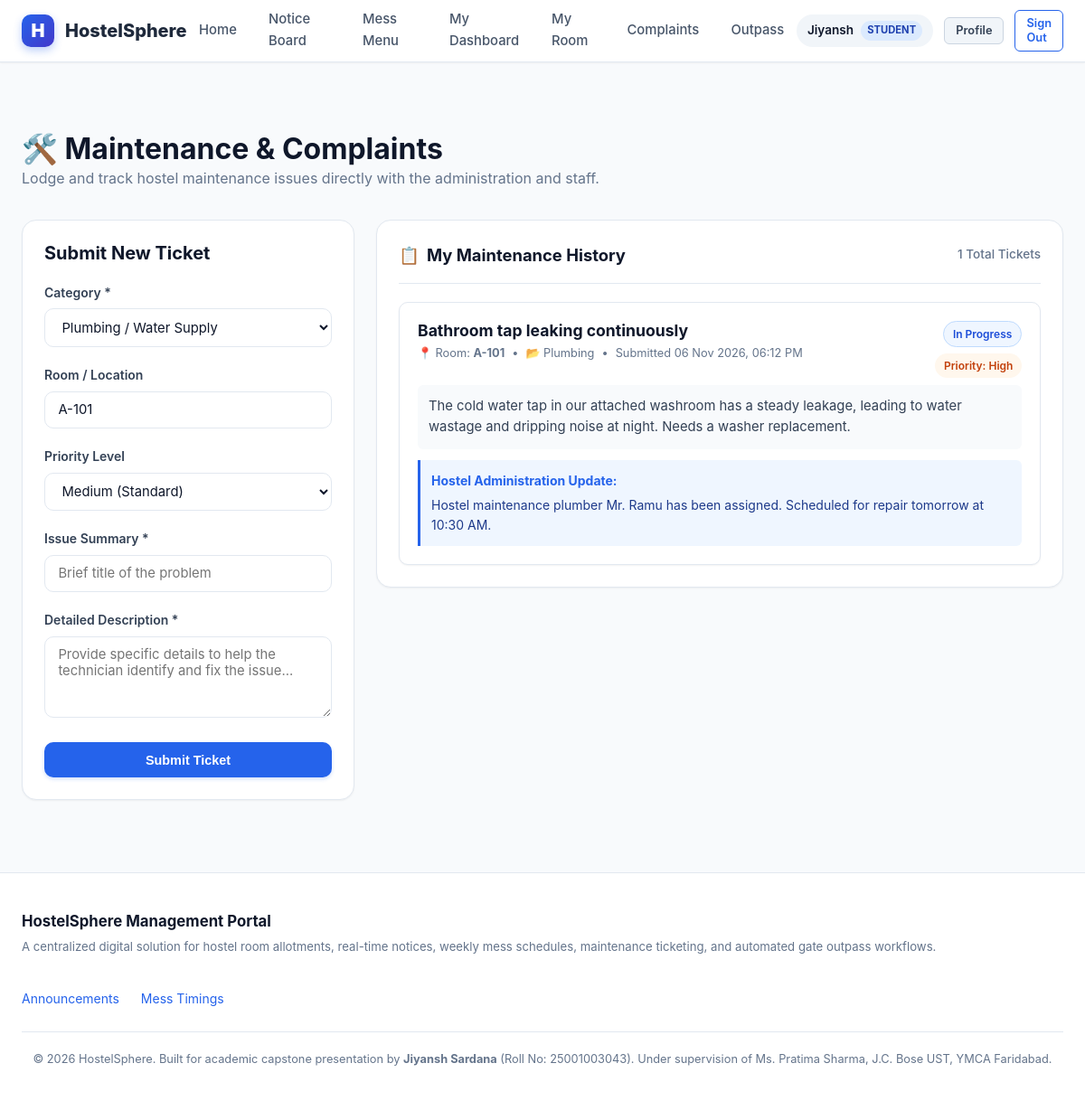
Page /student/complaints (signed in) on the committed database.
### tables this page shows
CREATE TABLE users (
    id INTEGER PRIMARY KEY AUTOINCREMENT,
    username TEXT UNIQUE NOT NULL,           -- Roll number for students or 'admin' for warden
    full_name TEXT NOT NULL,
    email TEXT UNIQUE NOT NULL,
    password_hash TEXT NOT NULL,
    role TEXT NOT NULL CHECK(role IN ('student', 'admin')),
    phone TEXT,
    guardian_name TEXT,
    guardian_phone TEXT,
    branch TEXT,                             -- e.g., 'Computer Engineering'
    semester INTEGER,                        -- e.g., 3
    gender TEXT CHECK(gender IN ('Male', 'Female', 'Other')),
    created_at TIMESTAMP DEFAULT CURRENT_TIMESTAMP
);

CREATE TABLE rooms (
    id INTEGER PRIMARY KEY AUTOINCREMENT,
    room_number TEXT UNIQUE NOT NULL,        -- e.g., 'A-101', 'B-204'
    block TEXT NOT NULL,                     -- e.g., 'Block A', 'Block B'
    floor INTEGER NOT NULL,                  -- e.g., 1, 2, 3
    capacity INTEGER NOT NULL DEFAULT 2,     -- Max bed capacity
    room_type TEXT DEFAULT 'Non-AC' CHECK(room_type IN ('AC', 'Non-AC')),
    monthly_rent REAL DEFAULT 4500.0,
    status TEXT DEFAULT 'Available' CHECK(status IN ('Available', 'Occupied', 'Maintenance')),
    description TEXT
);

CREATE TABLE complaints (
    id INTEGER PRIMARY KEY AUTOINCREMENT,
    user_id INTEGER NOT NULL,
    room_number TEXT,                        -- Room where maintenance is required
    category TEXT NOT NULL CHECK(category IN ('Plumbing', 'Electrical', 'WiFi', 'Furniture', 'Cleanliness', 'Other')),
    title TEXT NOT NULL,
    description TEXT NOT NULL,
    priority TEXT DEFAULT 'Medium' CHECK(priority IN ('Low', 'Medium', 'High', 'Urgent')),
    status TEXT DEFAULT 'Pending' CHECK(status IN ('Pending', 'In Progress', 'Resolved', 'Rejected')),
    admin_remarks TEXT,
    created_at TIMESTAMP DEFAULT CURRENT_TIMESTAMP,
    resolved_at TIMESTAMP,
    FOREIGN KEY (user_id) REFERENCES users(id) ON DELETE CASCADE
);

### app.py (the view, shortened to what this page needs)
@app.route('/student/complaints', methods=['GET', 'POST'])
@student_required
def student_complaints():
    user_id = session['user_id']
    user_room = query_db("""
        SELECT r.room_number
        FROM room_allotments ra
        JOIN rooms r ON ra.room_id = r.id
        WHERE ra.user_id = ? AND ra.status = 'Active'
    """, (user_id,), one=True)
    default_room = user_room['room_number'] if user_room else ''
    complaints_list = query_db("""
        SELECT * FROM complaints
        WHERE user_id = ?
        ORDER BY created_at DESC
    """, (user_id,))
    return render_template('complaints.html', complaints=complaints_list, default_room=default_room)

### app.py (called while the page is built)
@app.context_processor
def inject_globals():
    user = None
    if 'user_id' in session:
        user = query_db("SELECT * FROM users WHERE id = ?", (session['user_id'],), one=True)
    days = ['Monday', 'Tuesday', 'Wednesday', 'Thursday', 'Friday', 'Saturday', 'Sunday']
    today_name = datetime.datetime.now().strftime('%A')
    return {
        'current_user': user,
        'current_year': datetime.datetime.now().year,
        'days_of_week': days,
        'today_name': today_name
    }

@app.template_filter('format_datetime')
def format_datetime(value, format_str='%d %b %Y, %I:%M %p'):
    if not value:
        return 'N/A'
    for fmt in ('%Y-%m-%d %H:%M:%S', '%Y-%m-%dT%H:%M:%S', '%Y-%m-%d'):
        try:
            dt = datetime.datetime.strptime(str(value).split('.')[0], fmt)
            return dt.strftime(format_str)
        except ValueError:
            pass
    return str(value)

def student_required(f):
    @wraps(f)
    def decorated_function(*args, **kwargs):
        if 'user_id' not in session:
            flash("Student login required.", "warning")
            return redirect(url_for('login', next=request.path))
        if session.get('role') != 'student':
            flash("Access denied: Student account required.", "danger")
            return redirect(url_for('admin_dashboard'))
        return f(*args, **kwargs)
    return decorated_function

### database.py (called while the page is built)
def get_db():
    db = getattr(g, '_database', None)
    if db is None:
        db = g._database = sqlite3.connect(DATABASE)
        db.row_factory = sqlite3.Row
        db.execute("PRAGMA foreign_keys = ON")
    return db

def close_connection(exception):
    db = getattr(g, '_database', None)
    if db is not None:
        db.close()

def query_db(query, args=(), one=False):
    cur = get_db().execute(query, args)
    rv = cur.fetchall()
    cur.close()
    return (rv[0] if rv else None) if one else rv

### templates/complaints.html (shortened to what this page needs)
{% extends 'base.html' %}
{% block content %}
<div style="display: flex; justify-content: space-between; align-items: center; margin-bottom: 2rem; flex-wrap: wrap; gap: 1rem;">
  <div>
    <h1>🛠️ Maintenance & Complaints</h1>
    <p style="color: var(--text-muted); margin: 0;">
      Lodge and track hostel maintenance issues directly with the administration and staff.
    </p>
  </div>
</div>
<div class="grid grid-cols-3">
  <div>
    <div class="card" style="position: sticky; top: 5.5rem;">
      <h3 style="margin-bottom: 1.25rem;">Submit New Ticket</h3>
      <form method="POST" action="{{ url_for('student_complaints') }}">
        <div class="form-group">
          <label class="form-label" for="category">Category *</label>
          <select id="category" name="category" class="form-select" required>
            <option value="Plumbing">Plumbing / Water Supply</option>
          </select>
        </div>
        <div class="form-group">
          <label class="form-label" for="room_number">Room / Location</label>
          <input type="text" id="room_number" name="room_number" class="form-control"
                 value="{{ default_room }}" placeholder="e.g. A-101 or Common Hall" required>
        </div>
        <div class="form-group">
          <label class="form-label" for="priority">Priority Level</label>
          <select id="priority" name="priority" class="form-select">
            <option value="Medium" selected>Medium (Standard)</option>
          </select>
        </div>
        <div class="form-group">
          <label class="form-label" for="title">Issue Summary *</label>
          <input type="text" id="title" name="title" class="form-control"
                 placeholder="Brief title of the problem" required>
        </div>
        <div class="form-group">
          <label class="form-label" for="description">Detailed Description *</label>
          <textarea id="description" name="description" class="form-control"
                    placeholder="Provide specific details to help the technician identify and fix the issue..." required></textarea>
        </div>
        <button type="submit" class="btn btn-primary" style="width: 100%;">
          Submit Ticket
        </button>
      </form>
    </div>
  </div>
  <div style="grid-column: span 2;">
    <div class="card">
      <div class="card-header">
        <div class="card-title">
          <span>📋</span>
          <span>My Maintenance History</span>
        </div>
        <span style="font-size: 0.85rem; color: var(--text-muted); font-weight: 500;">
          {{ complaints|length }} Total Tickets
        </span>
      </div>
      {% if complaints %}
        <div style="display: flex; flex-direction: column; gap: 1.25rem;">
          {% for c in complaints %}
            <div style="border: 1px solid var(--border-color); border-radius: var(--radius-md); padding: 1.25rem; background: white; box-shadow: var(--shadow-sm);">
              <div style="display: flex; justify-content: space-between; align-items: flex-start; margin-bottom: 0.5rem; gap: 0.75rem;">
                <div>
                  <h3 style="font-size: 1.1rem; margin-bottom: 0.25rem;">{{ c.title }}</h3>
                  <div style="display: flex; gap: 0.5rem; flex-wrap: wrap; font-size: 0.8rem; color: var(--text-muted);">
                    <span>📍 Room: <strong>{{ c.room_number or 'Not specified' }}</strong></span>
                    <span>&bull;</span>
                    <span>📂 {{ c.category }}</span>
                    <span>&bull;</span>
                    <span>Submitted {{ c.created_at|format_datetime }}</span>
                  </div>
                </div>
                <div style="display: flex; flex-direction: column; align-items: flex-end; gap: 0.4rem;">
                  <span class="badge badge-{{ c.status|lower|replace(' ', '-') }}">{{ c.status }}</span>
                  <span class="badge badge-priority-{{ c.priority|lower }}">Priority: {{ c.priority }}</span>
                </div>
              </div>
              <p style="font-size: 0.925rem; color: #334155; margin-bottom: 0.75rem; background: #f8fafc; padding: 0.75rem; border-radius: var(--radius-sm);">
                {{ c.description }}
              </p>
              {% if c.admin_remarks %}
                <div style="background: #eff6ff; border-left: 3px solid var(--primary); padding: 0.75rem; border-radius: 0 var(--radius-sm) var(--radius-sm) 0; font-size: 0.875rem;">
                  <strong style="color: var(--primary);">Hostel Administration Update:</strong>
                  <p style="margin: 0.25rem 0 0 0; color: #1e3a8a;">{{ c.admin_remarks }}</p>
                </div>
              {% endif %}
            </div>
          {% endfor %}
        </div>
      {% endif %}
    </div>
  </div>
</div>
{% endblock %}

### templates/base.html (shortened to what this page needs)
<!DOCTYPE html>
<html lang="en">
<head>
  <link rel="stylesheet" href="{{ url_for('static', filename='css/style.css') }}">
</head>
<body>
  <header class="navbar">
    <div class="container">
      <a href="{{ url_for('index') }}" class="brand-link">
        <div class="brand-icon">H</div>
        <span>HostelSphere</span>
      </a>
      <nav>
        <ul class="nav-links">
          <li class="nav-item"><a href="{{ url_for('index') }}">Home</a></li>
          <li class="nav-item"><a href="{{ url_for('notices') }}">Notice Board</a></li>
          <li class="nav-item"><a href="{{ url_for('mess_menu') }}">Mess Menu</a></li>
          {% if current_user %}
            {% if current_user.role == 'student' %}
              <li class="nav-item"><a href="{{ url_for('student_dashboard') }}">My Dashboard</a></li>
              <li class="nav-item"><a href="{{ url_for('student_room') }}">My Room</a></li>
              <li class="nav-item"><a href="{{ url_for('student_complaints') }}">Complaints</a></li>
              <li class="nav-item"><a href="{{ url_for('student_outpass') }}">Outpass</a></li>
            {% endif %}
          {% endif %}
        </ul>
      </nav>
      <div class="nav-actions">
        {% if current_user %}
          <div class="user-badge">
            <span>{{ current_user.full_name.split(' ')[0] }}</span>
            <span class="role-tag {{ current_user.role }}">{{ current_user.role }}</span>
          </div>
          <a href="{{ url_for('profile') }}" class="btn btn-secondary btn-sm" title="My Profile">Profile</a>
          <a href="{{ url_for('logout') }}" class="btn btn-outline btn-sm">Sign Out</a>
        {% else %}
          <a href="{{ url_for('login') }}" class="btn btn-secondary btn-sm">Sign In</a>
          <a href="{{ url_for('register') }}" class="btn btn-primary btn-sm">Register</a>
        {% endif %}
      </div>
    </div>
  </header>
  <main class="main-content">
    <div class="container">
      {% block content %}{% endblock %}
    </div>
  </main>
  <footer class="footer">
    <div class="container">
      <div class="footer-content">
        <div>
          <strong style="color: var(--text-main); font-size: 1.05rem;">HostelSphere Management Portal</strong>
          <p style="margin-top: 0.25rem; font-size: 0.825rem;">
            A centralized digital solution for hostel room allotments, real-time notices, weekly mess schedules, maintenance ticketing, and automated gate outpass workflows.
          </p>
        </div>
        <ul class="footer-links">
          <li><a href="{{ url_for('notices') }}">Announcements</a></li>
          <li><a href="{{ url_for('mess_menu') }}">Mess Timings</a></li>
        </ul>
      </div>
      <div class="footer-credits">
        <p>
          &copy; {{ current_year }} HostelSphere. Built for academic capstone presentation by <strong>Jiyansh Sardana</strong> (Roll No: 25001003043).
          Under supervision of Ms. Pratima Sharma, J.C. Bose UST, YMCA Faridabad.
        </p>
      </div>
    </div>
  </footer>
</body>
</html>

### rows in the picture
users: full_name "Jiyansh", role "STUDENT"
rooms: room_number "A-101"
complaints: title "Bathroom tap leaking continuously", room_number "A-101", category "Plumbing", created_at "06 Nov 2026, 06:12 PM", status "In Progress", priority "High", description "The cold water tap in our attached washroom has a steady leakage, leading to water wastage and dripping noise at night. Needs a washer replacement.", admin_remarks "Hostel maintenance plumber Mr. Ramu has been assigned. Scheduled for repair tomorrow at 10:30 AM."

### other values in the picture
{{ complaints|length }} "1"
